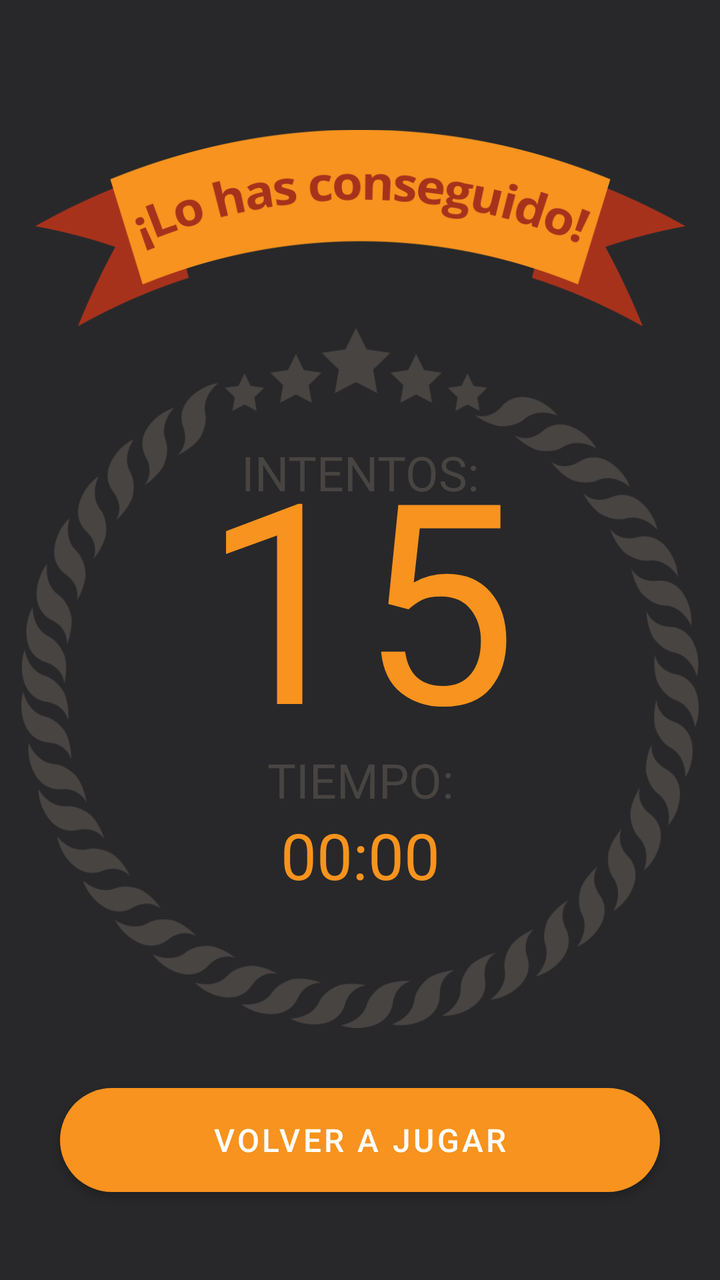
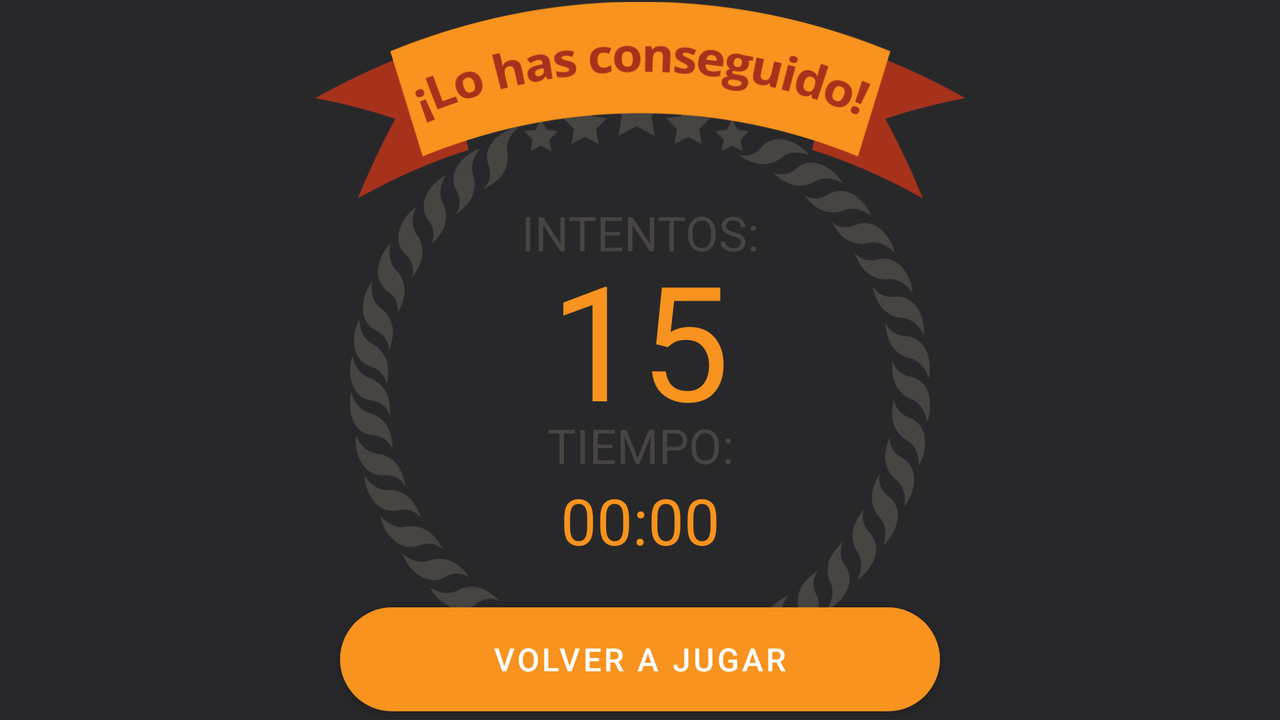

An Android layout and its configuration variant, each rendered on a device that would load it. The default file and the variant file are quoted in full after the pictures.
<!-- AndroidManifest.xml: application theme Theme.MyMemoryGame -->
<!-- res/layout/activity_resultado.xml -->
<?xml version="1.0" encoding="utf-8"?>
<androidx.constraintlayout.widget.ConstraintLayout xmlns:android="http://schemas.android.com/apk/res/android"
    xmlns:app="http://schemas.android.com/apk/res-auto"
    xmlns:tools="http://schemas.android.com/tools"
    android:layout_width="match_parent"
    android:layout_height="match_parent"
    android:background="#28282A"
    tools:context=".ResultadoActivity">

    <ImageView
        android:id="@+id/imageView"
        android:layout_width="325dp"
        android:layout_height="100dp"
        android:layout_marginTop="64dp"
        android:src="@drawable/fin1"
        app:layout_constraintEnd_toEndOf="parent"
        app:layout_constraintStart_toStartOf="parent"
        app:layout_constraintTop_toTopOf="parent" />

    

    <TextView
        android:layout_width="wrap_content"
        android:layout_height="wrap_content"
        android:fontFamily="@font/open_sans_extrabold"
        android:text="INTENTOS:"
        android:textColor="#484442"
        android:textSize="24sp"
        android:layout_marginTop="16dp"
        app:layout_constraintEnd_toEndOf="parent"
        app:layout_constraintStart_toStartOf="parent"
        app:layout_constraintTop_toTopOf="@id/tvIntentos" />

    <TextView
        android:id="@+id/tvIntentos"
        android:layout_width="match_parent"
        android:layout_height="wrap_content"
        android:layout_marginTop="40dp"
        android:fontFamily="@font/open_sans_extrabold"
        android:gravity="center"
        android:text="15"
        android:textColor="@color/primary"
        android:textSize="140sp"
        app:layout_constraintEnd_toEndOf="parent"
        app:layout_constraintStart_toStartOf="parent"
        app:layout_constraintTop_toBottomOf="@id/imageView" />

    <TextView
        android:layout_width="wrap_content"
        android:layout_height="wrap_content"
        android:fontFamily="@font/open_sans_extrabold"
        android:text="TIEMPO:"
        android:textColor="#484442"
        android:textSize="24sp"
        app:layout_constraintEnd_toEndOf="parent"
        app:layout_constraintStart_toStartOf="parent"
        app:layout_constraintBottom_toTopOf="@id/tvTiempo" />

    <TextView
        android:id="@+id/tvTiempo"
        android:layout_width="match_parent"
        android:layout_height="wrap_content"
        android:fontFamily="@font/open_sans_extrabold"
        android:gravity="center"
        android:text="00:00"
        android:textColor="@color/primary"
        android:textSize="32sp"
        android:layout_marginTop="16dp"
        app:layout_constraintEnd_toEndOf="parent"
        app:layout_constraintStart_toStartOf="parent"
        app:layout_constraintTop_toBottomOf="@id/tvIntentos" />

    <ImageView
        android:id="@+id/circulo"
        android:layout_width="match_parent"
        android:layout_height="350dp"
        android:src="@drawable/fin3"
        app:layout_constraintStart_toStartOf="parent"
        app:layout_constraintTop_toBottomOf="@id/imageView" />

    <com.google.android.material.button.MaterialButton
        android:id="@+id/btnLogin"
        style="@style/ButtonStraight"
        android:layout_width="300dp"
        android:layout_height="64dp"
        android:layout_marginTop="24dp"
        android:onClick="reiniciar"
        android:text="Volver a jugar"
        android:textSize="16sp"
        app:layout_constraintEnd_toEndOf="parent"
        app:layout_constraintStart_toStartOf="parent"
        app:layout_constraintTop_toBottomOf="@id/circulo" />
</androidx.constraintlayout.widget.ConstraintLayout>
<!-- resources referenced by this layout -->
<resources>
  <color name="primary">#f7931e</color>
  <!-- drawable fin1: png bitmap (drawable, 32877 bytes) -->
  <!-- drawable fin3: png bitmap (drawable, 58576 bytes) -->
  <style name="ButtonStraight" parent="Widget.MaterialComponents.Button">
          <item name="backgroundTint">#f7931e</item>
          <item name="cornerRadius">30dp</item>
      </style>
  <style name="Theme.MyMemoryGame" parent="Theme.MaterialComponents.DayNight.NoActionBar">
          
          <item name="colorPrimary">@color/purple_500</item>
          <item name="colorPrimaryVariant">@color/background</item>
          <item name="colorOnPrimary">@color/white</item>
          
          <item name="colorSecondary">@color/teal_200</item>
          <item name="colorSecondaryVariant">@color/teal_700</item>
          <item name="colorOnSecondary">@color/black</item>
          
          <item name="android:statusBarColor" tools:targetApi="l">?attr/colorPrimaryVariant</item>
          
      </style>
  <color name="purple_500">#FF6200EE</color>
  <color name="background">#28282A</color>
  <color name="white">#FFFFFFFF</color>
  <color name="teal_200">#FF03DAC5</color>
  <color name="teal_700">#FF018786</color>
  <color name="black">#FF000000</color>
</resources>
<!-- res/layout-land/activity_resultado.xml (the repository's variant of the layout above) -->
<!-- drawn on the phone turned sideways -->
<?xml version="1.0" encoding="utf-8"?>
<androidx.constraintlayout.widget.ConstraintLayout xmlns:android="http://schemas.android.com/apk/res/android"
    xmlns:app="http://schemas.android.com/apk/res-auto"
    xmlns:tools="http://schemas.android.com/tools"
    android:layout_width="match_parent"
    android:layout_height="match_parent"
    android:background="#28282A"
    tools:context=".ResultadoActivity">

    <TextView
        android:id="@+id/txtIntentos"
        android:layout_width="wrap_content"
        android:layout_height="wrap_content"
        android:fontFamily="@font/open_sans_extrabold"
        android:text="INTENTOS:"
        android:textColor="#484442"
        android:textSize="24sp"
        app:layout_constraintEnd_toEndOf="parent"
        app:layout_constraintStart_toStartOf="parent"
        app:layout_constraintTop_toBottomOf="@id/imageView" />

    <TextView
        android:id="@+id/tvIntentos"
        android:layout_width="match_parent"
        android:layout_height="wrap_content"
        android:layout_marginTop="16dp"
        android:fontFamily="@font/open_sans_extrabold"
        android:gravity="center"
        android:text="15"
        android:textColor="@color/primary"
        android:textSize="80sp"
        app:layout_constraintEnd_toEndOf="parent"
        app:layout_constraintStart_toStartOf="parent"
        app:layout_constraintTop_toTopOf="@id/txtIntentos" />

    <TextView
        android:layout_width="wrap_content"
        android:layout_height="wrap_content"
        android:fontFamily="@font/open_sans_extrabold"
        android:text="TIEMPO:"
        android:textColor="#484442"
        android:textSize="24sp"
        app:layout_constraintBottom_toTopOf="@id/tvTiempo"
        app:layout_constraintEnd_toEndOf="parent"
        app:layout_constraintStart_toStartOf="parent" />

    <TextView
        android:id="@+id/tvTiempo"
        android:layout_width="match_parent"
        android:layout_height="wrap_content"
        android:layout_marginTop="16dp"
        android:fontFamily="@font/open_sans_extrabold"
        android:gravity="center"
        android:text="00:00"
        android:textColor="@color/primary"
        android:textSize="32sp"
        app:layout_constraintEnd_toEndOf="parent"
        app:layout_constraintStart_toStartOf="parent"
        app:layout_constraintTop_toBottomOf="@id/tvIntentos" />

    <ImageView
        android:id="@+id/circulo"
        android:layout_width="match_parent"
        android:layout_height="300dp"
        android:layout_marginTop="40dp"
        android:src="@drawable/fin3"
        app:layout_constraintStart_toStartOf="parent"
        app:layout_constraintTop_toTopOf="parent" />

    <com.google.android.material.button.MaterialButton
        android:id="@+id/btnLogin"
        style="@style/ButtonStraight"
        android:layout_width="300dp"
        android:layout_height="64dp"
        android:layout_marginTop="16dp"
        android:onClick="reiniciar"
        android:text="Volver a jugar"
        android:textSize="16sp"
        app:layout_constraintEnd_toEndOf="parent"
        app:layout_constraintStart_toStartOf="parent"
        app:layout_constraintTop_toBottomOf="@id/tvTiempo" />

    <ImageView
        android:id="@+id/imageView"
        android:layout_width="325dp"
        android:layout_height="100dp"
        android:src="@drawable/fin1"
        app:layout_constraintEnd_toEndOf="parent"
        app:layout_constraintStart_toStartOf="parent"
        app:layout_constraintTop_toTopOf="parent" />
</androidx.constraintlayout.widget.ConstraintLayout>
